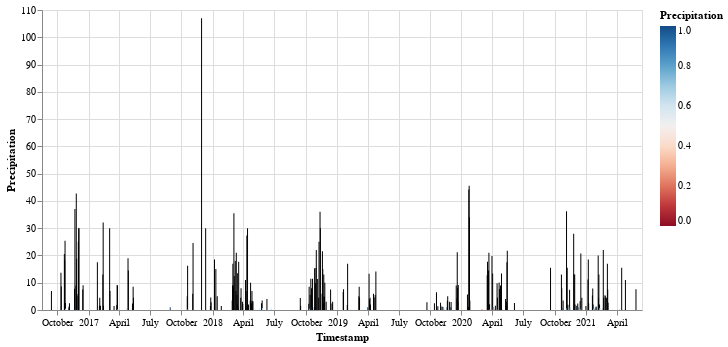

The notebook cell saved with this chart:
### Code cell
alt.Chart(data_meteo_2).mark_bar(size=1).encode(
    x='Timestamp:T',
    y='Precipitation:Q',
    color=alt.Color(
        'Precipitation:Q', scale=alt.Scale(scheme='redblue', domain=(0, 1))),
    tooltip=[
        alt.Tooltip('Timestamp:T', title='Date'),
        alt.Tooltip('Precipitation:Q', title='Precipitation')
    ]).properties(width=600, height=300)

#Outlier Nov 29, 2017. https://www.elconfidencial.com/ultima-hora-en-vivo/2017-11-29/alerta-en-24-provincias-entre-ellas-granada-y-malaga-por-lluvias_1379424/

### Figure 1 — Vega-Lite specification as saved in the notebook (floating-point values rounded to 4 significant figures; data arrays with more than 128 entries replaced by an {"elided": "..."} marker saying what was removed)
{"config": {"view": {"continuousWidth": 400, "continuousHeight": 300}}, "data": {"name": "data-8eced8a5af020f3da7d6b0ce3aac0c1a"}, "mark": {"type": "bar", "size": 1}, "encoding": {"color": {"type": "quantitative", "field": "Precipitation", "scale": {"domain": [0, 1], "scheme": "redblue"}}, "tooltip": [{"type": "temporal", "field": "Timestamp", "title": "Date"}, {"type": "quantitative", "field": "Precipitation", "title": "Precipitation"}], "x": {"type": "temporal", "field": "Timestamp"}, "y": {"type": "quantitative", "field": "Precipitation"}}, "height": 300, "width": 600, "$schema": "https://vega.github.io/schema/vega-lite/v4.8.1.json", "datasets": {"data-8eced8a5af020f3da7d6b0ce3aac0c1a": {"elided": "1831 records"}}}
